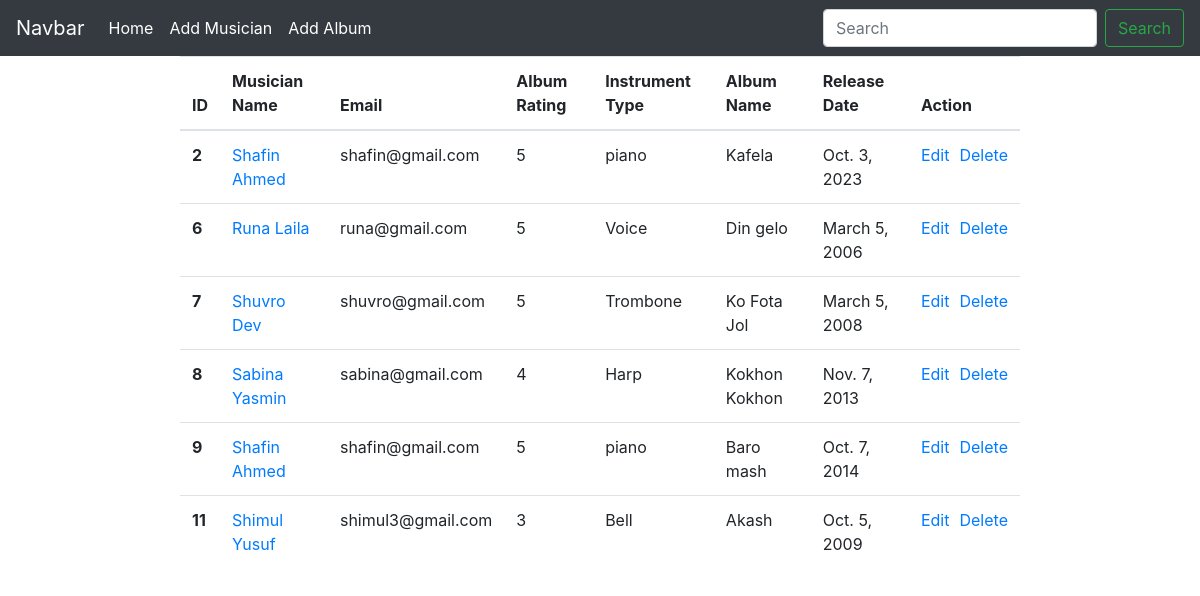
The page / on the database its author committed.
### Album/models.py (models this page shows, shortened)
class album(models.Model):
    name=models.CharField( max_length=50)
    musician=models.ForeignKey(musician,on_delete=models.CASCADE)
    release_date=models.DateField()
    rating = models.IntegerField(choices=((1, '1'), (2, '2'), (3, '3'), (4, '4'), (5, '5')))

### Musician/models.py (models this page shows, shortened)
class musician(models.Model):
    first_name= models.CharField(max_length=100)
    last_name= models.CharField(max_length=100)
    email = models.EmailField()
    phone_number = models.IntegerField()
    instrument_type = models.CharField(max_length=100)

### Musicians_Directory/views.py (the view)
# urls.py: 2. Add a URL to urlpatterns:  path('', views.home, name='home')
def home(request):
    data=album.objects.all()
    return render(request,'home.html',{'data':data})

### templates/home.html
{% extends "base.html" %}
{% block content %}
<div class="d-flex justify-content-center">
    <table class="table table-hover " style="width:70%">
        <thead>
          <tr>
            <th scope="col">ID</th>
            <th scope="col">Musician Name</th>
            <th scope="col">Email</th>
            <th scope="col">Album Rating</th>
            <th scope="col">Instrument Type</th>
            <th scope="col">Album Name</th>
            <th scope="col">Release Date</th>
            <th scope="col">Action</th>
          </tr>
        </thead>
        <tbody>
           {% for info in data %}
           <tr>
            <th scope="row">{{info.id}}</th>
            <td><a href="{% url 'edit_musician' info.musician.id %}">{{info.musician.first_name}} {{info.musician.last_name}}</a></td>
            <td>{{info.musician.email}}</td>
            <td>{{info.rating}}</td>
            <td>{{info.musician.instrument_type}}</td>
            <td>{{info.name}}</td>
            <td>{{info.release_date}}</td>
            <td><span><a href="{% url 'edit_album' info.id  %}">Edit</a></span><span style="margin-left: 10px;"><a href="{%  url ' delete_album' info.id%}">Delete</a></span></td>
          </tr>
           {% endfor %}
        </tbody>
      </table>
</div>
  {% endblock content %}

### templates/base.html (shortened to what this page needs)
<!doctype html>
<html lang="en">
  <head>
    <link rel="stylesheet" href="https://cdn.jsdelivr.net/npm/bootstrap@4.0.0/dist/css/bootstrap.min.css">
  </head>
  <body>
    <nav class="navbar navbar-expand-lg navbar-dark bg-dark">
        <a class="navbar-brand" href="#">Navbar</a>
        <div class="collapse navbar-collapse" id="navbarSupportedContent">
          <ul class="navbar-nav mr-auto">
            <li class="nav-item active">
              <a class="nav-link" href="{% url 'homepage' %}">Home <span class="sr-only">(current)</span></a>
            </li>
            <li class="nav-item active">
                <a class="nav-link" href="{% url 'add_musician' %}">Add Musician <span class="sr-only">(current)</span></a>
            </li>
            <li class="nav-item active">
                <a class="nav-link" href="{% url 'add_album' %}">Add Album <span class="sr-only">(current)</span></a>
            </li>
          </ul>
          <form class="form-inline my-2 my-lg-0">
            <input class="form-control mr-sm-2" type="search" placeholder="Search" aria-label="Search">
            <button class="btn btn-outline-success my-2 my-sm-0" type="submit">Search</button>
          </form>
        </div>
      </nav>
      {% block content %}
      {% endblock content %}
  </body>
</html>

### rows shown on the page
album: id "2", musician.first_name "Shafin", musician.last_name "Ahmed", musician.email "shafin@gmail.com", rating "5", musician.instrument_type "piano", name "Kafela", release_date "Oct. 3, 2023"
album: id "6", musician.first_name "Runa", musician.last_name "Laila", musician.email "runa@gmail.com", rating "5", musician.instrument_type "Voice", name "Din gelo", release_date "March 5, 2006"
album: id "7", musician.first_name "Shuvro", musician.last_name "Dev", musician.email "shuvro@gmail.com", rating "5", musician.instrument_type "Trombone", name "Ko Fota Jol", release_date "March 5, 2008"
album: id "8", musician.first_name "Sabina", musician.last_name "Yasmin", musician.email "sabina@gmail.com", rating "4", musician.instrument_type "Harp", name "Kokhon Kokhon", release_date "Nov. 7, 2013"
album: id "9", musician.first_name "Shafin", musician.last_name "Ahmed", musician.email "shafin@gmail.com", rating "5", musician.instrument_type "piano", name "Baro mash", release_date "Oct. 7, 2014"
album: id "11", musician.first_name "Shimul", musician.last_name "Yusuf", musician.email "shimul3@gmail.com", rating "3", musician.instrument_type "Bell", name "Akash", release_date "Oct. 5, 2009"
